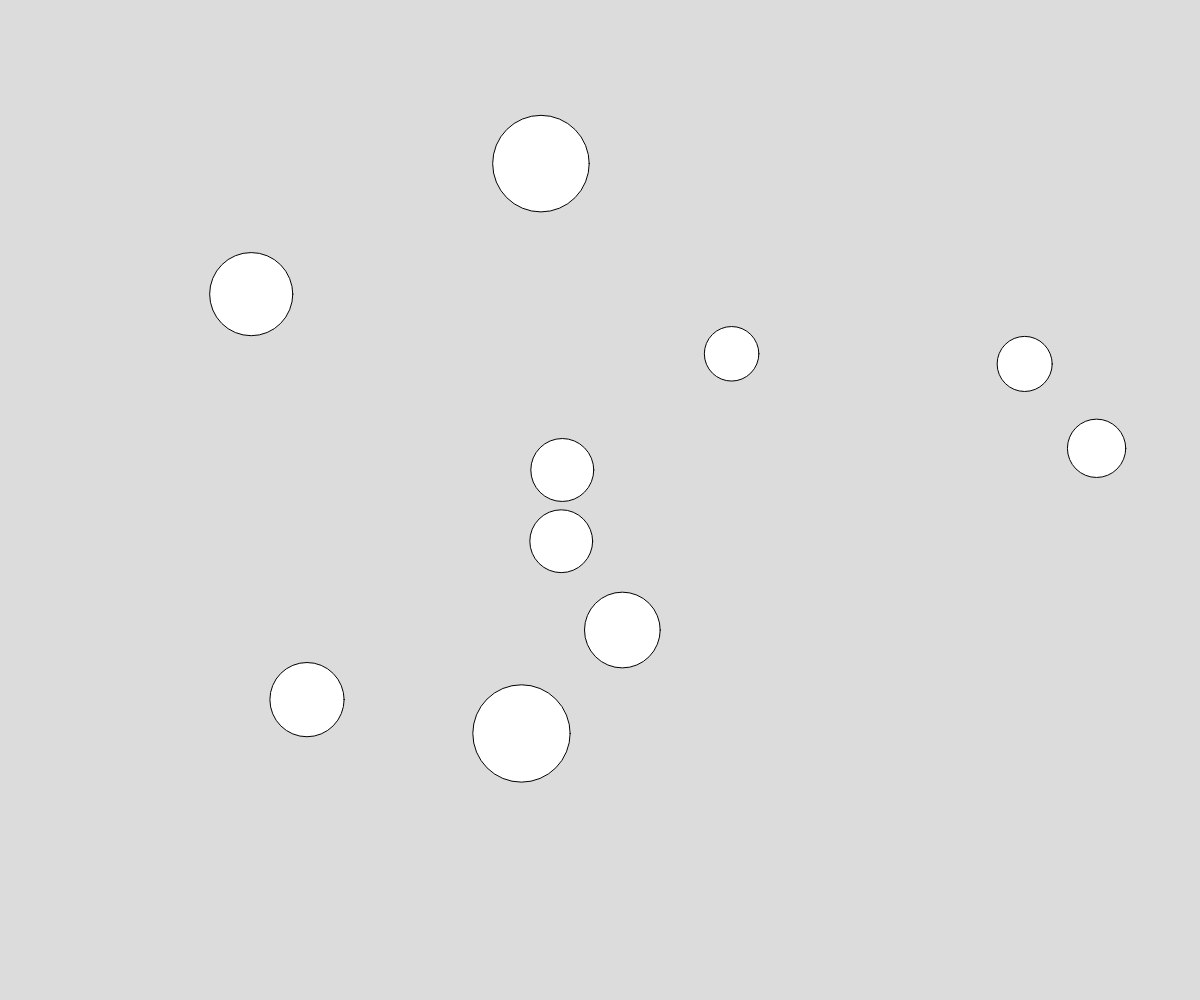
Frame 1 (no input)
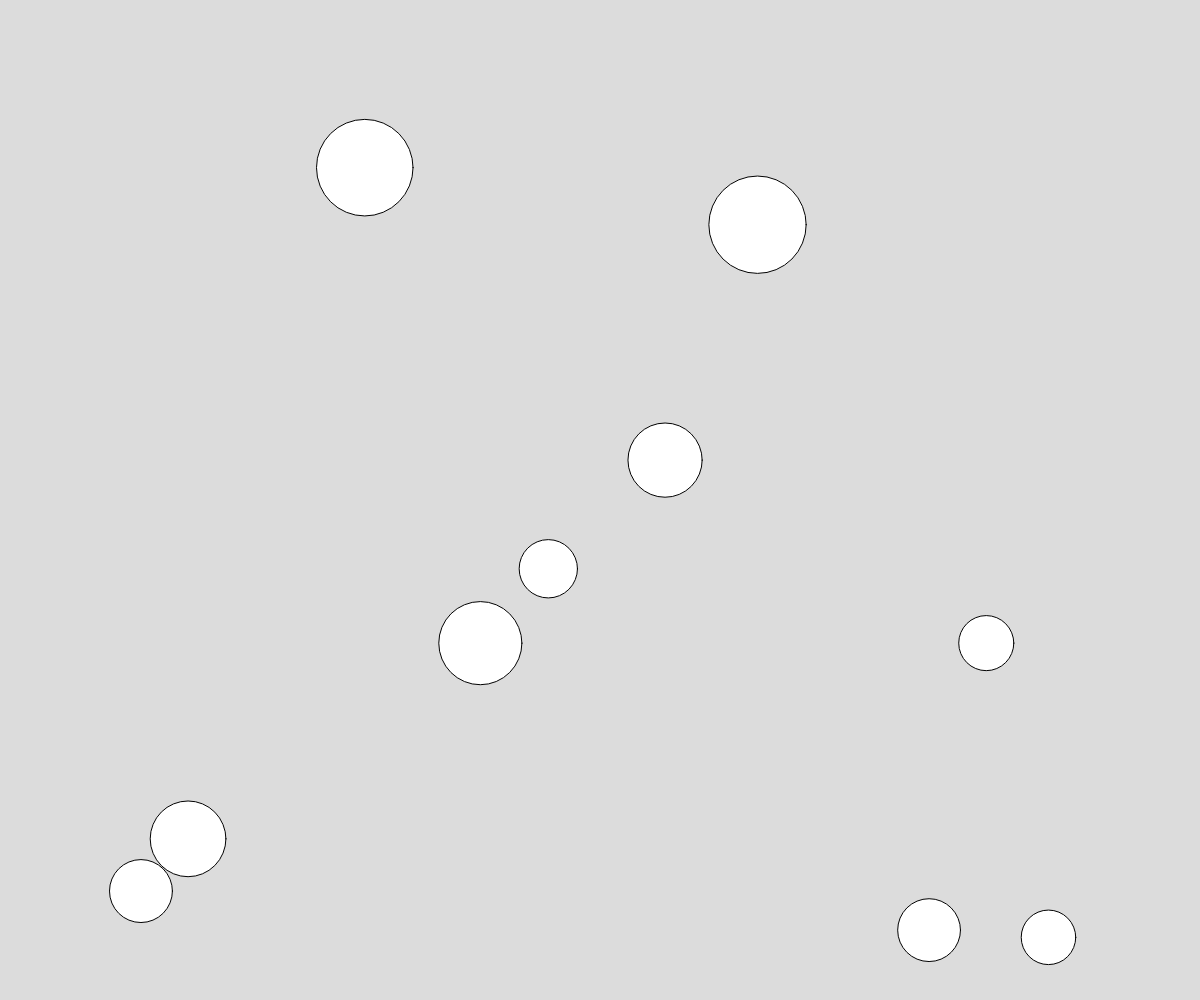
Frame 60 (no input)
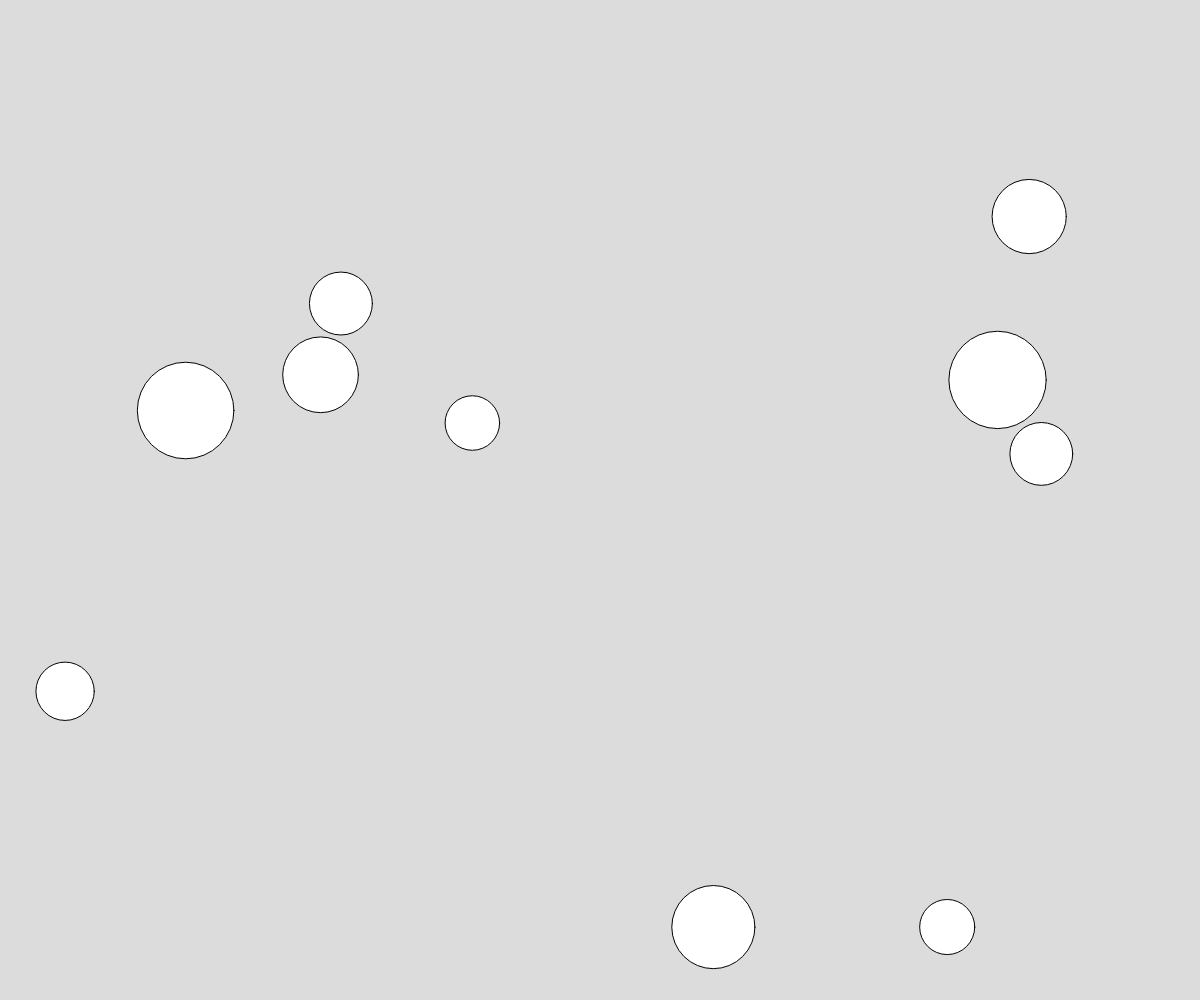
Frame 120 (the mouse pressed at the canvas centre since frame 60)

The p5.js sketch that drew these frames (run headless with seeded random() and noise() and a simulated clock; from frame 60 on, the mouse is pressed at the canvas centre):

// p5.js sketch
// ── sketch.js
let balls = new Array(10);

function setup() {
  createCanvas(windowWidth, windowHeight);
  for (let i = 0; i < balls.length; i++) {
    let d = random(50, 120)
    balls[i] = new RandomBall(random(width - d, 0 + d), random(height - d, 0 + d));
  }
}

function draw() {
  background(220);
  for (let i = 0; i < balls.length; i++) {
    const b = balls[i]
    b.render();
    b.update();
  }
}

class RandomBall {
  constructor(x, y) {
    this.x = x
    this.y = y
    this.d = random(50, 120)
    const sMax = 10
    this.speedX = random(-sMax, sMax)
    this.speedY = random(-sMax, sMax)
  }
  collide(){
    
  }








  update() {
    this.x += this.speedX;
    this.y += this.speedY;

    if (this.x + this.d / 2 > width || this.x - this.d / 2 < 0) {
      this.speedX = -this.speedX
    }
    if (this.y + this.d / 2 > height || this.y - this.d / 2 < 0) {
      this.speedY = -this.speedY
    }


  }
  render() {
    circle(this.x, this.y, this.d)
  }
}
